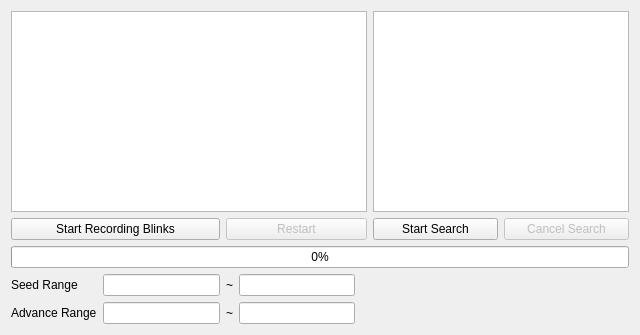
<?xml version="1.0" encoding="UTF-8"?>
<ui version="4.0">
 <class>TinyMTSeedFinder</class>
 <widget class="QWidget" name="TinyMTSeedFinder">
  <property name="geometry">
   <rect>
    <x>0</x>
    <y>0</y>
    <width>640</width>
    <height>335</height>
   </rect>
  </property>
  <property name="windowTitle">
   <string>TinyMT Seed Finder</string>
  </property>
  <layout class="QGridLayout" name="gridLayout">
   <item row="0" column="0" colspan="8">
    <widget class="QListWidget" name="blinkList"/>
   </item>
   <item row="1" column="9">
    <widget class="QPushButton" name="cancelSearchButton">
     <property name="enabled">
      <bool>false</bool>
     </property>
     <property name="text">
      <string>Cancel Search</string>
     </property>
    </widget>
   </item>
   <item row="2" column="0" colspan="10">
    <widget class="QProgressBar" name="progressBar">
     <property name="value">
      <number>0</number>
     </property>
    </widget>
   </item>
   <item row="6" column="5">
    <widget class="TextBox" name="maxAdvanceTextBox"/>
   </item>
   <item row="0" column="8" colspan="2">
    <widget class="QListWidget" name="resultList"/>
   </item>
   <item row="6" column="2">
    <widget class="TextBox" name="minAdvanceTextBox"/>
   </item>
   <item row="1" column="8">
    <widget class="QPushButton" name="startSearchButton">
     <property name="text">
      <string>Start Search</string>
     </property>
    </widget>
   </item>
   <item row="6" column="0" colspan="2">
    <widget class="QLabel" name="label_2">
     <property name="text">
      <string>Advance Range</string>
     </property>
    </widget>
   </item>
   <item row="5" column="5">
    <widget class="TextBox" name="maxSeedTextBox"/>
   </item>
   <item row="5" column="2">
    <widget class="TextBox" name="minSeedTextBox"/>
   </item>
   <item row="5" column="0">
    <widget class="QLabel" name="label">
     <property name="text">
      <string>Seed Range</string>
     </property>
    </widget>
   </item>
   <item row="5" column="3" colspan="2">
    <widget class="QLabel" name="label_3">
     <property name="text">
      <string>~</string>
     </property>
    </widget>
   </item>
   <item row="6" column="3" colspan="2">
    <widget class="QLabel" name="label_4">
     <property name="text">
      <string>~</string>
     </property>
    </widget>
   </item>
   <item row="1" column="0" colspan="3">
    <widget class="QPushButton" name="addBlinkButton">
     <property name="focusPolicy">
      <enum>Qt::WheelFocus</enum>
     </property>
     <property name="text">
      <string>Start Recording Blinks</string>
     </property>
    </widget>
   </item>
   <item row="1" column="3" colspan="5">
    <widget class="QPushButton" name="restartBlinksButton">
     <property name="enabled">
      <bool>false</bool>
     </property>
     <property name="text">
      <string>Restart</string>
     </property>
    </widget>
   </item>
  </layout>
 </widget>
 <customwidgets>
  <customwidget>
   <class>TextBox</class>
   <extends>QLineEdit</extends>
   <header>Forms/Controls/TextBox.hpp</header>
  </customwidget>
 </customwidgets>
 <resources/>
 <connections/>
</ui>
